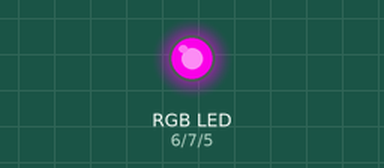
This sketch was run on a simulated Arduino Uno, built with avr-gcc and run on an emulated ATmega328P. Shown: an RGB LED mixed from three pins (HIGH = lit).

Above: at 0.05 s.
At 0.75 s:
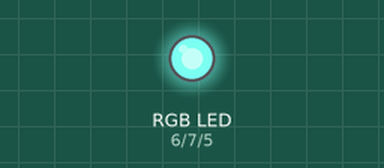
At 1.45 s:
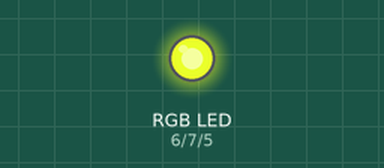
Timing chart, 0 to 3.5 s (numbered marks = the images above):
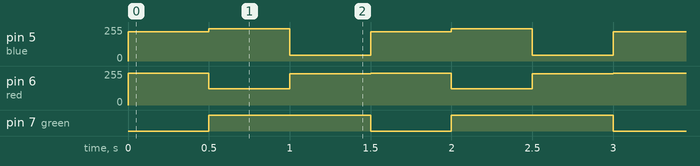

Measured:
- by itself, pin 5 (blue): repeats every 1.5 s: 241/255 0.50 s, 42/255 0.50 s, 220/255 0.50 s
- by itself, pin 6 (red): repeats every 1.5 s: 123/255 0.50 s, 234/255 0.50 s, 237/255 0.50 s
- by itself, pin 7 (green): alternates HIGH for 1.0 s and LOW for 0.50 s

The sketch:

blinkRGBArduino.ino
```cpp
int green = 7;
int red = 6;
int blue = 5;

void setup() {
  pinMode(red, OUTPUT);
  pinMode(green, OUTPUT);
  pinMode(blue, OUTPUT);
}

void loop() {
  analogWrite(red, 237);
  analogWrite(green, 21);
  analogWrite(blue, 220);
  delay(500);
  analogWrite(red, 123);
  analogWrite(green, 238);
  analogWrite(blue, 241);
  delay(500);
  analogWrite(red, 234);
  analogWrite(green, 150);
  analogWrite(blue, 42);
  delay(500);


}

/*
 * 123, 238, 241
 * 234, 150, 42
 */
```
